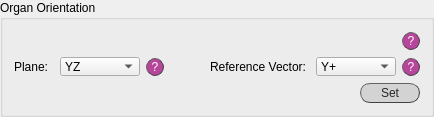
               <widget class="QGroupBox" name="groupBox_5">
                <property name="sizePolicy">
                 <sizepolicy hsizetype="Preferred" vsizetype="Fixed">
                  <horstretch>0</horstretch>
                  <verstretch>0</verstretch>
                 </sizepolicy>
                </property>
                <property name="minimumSize">
                 <size>
                  <width>0</width>
                  <height>110</height>
                 </size>
                </property>
                <property name="maximumSize">
                 <size>
                  <width>16777215</width>
                  <height>16777215</height>
                 </size>
                </property>
                <property name="title">
                 <string>Organ Orientation</string>
                </property>
                <layout class="QVBoxLayout" name="verticalLayout_10">
                 <item>
                  <layout class="QVBoxLayout" name="verticalLayout_9">
                   <item>
                    <layout class="QHBoxLayout" name="horizontalLayout_21">
                     <item>
                      <spacer name="horizontalSpacer_7">
                       <property name="orientation">
                        <enum>Qt::Horizontal</enum>
                       </property>
                       <property name="sizeHint" stdset="0">
                        <size>
                         <width>40</width>
                         <height>20</height>
                        </size>
                       </property>
                      </spacer>
                     </item>
                     <item>
                      <widget class="QPushButton" name="q_orient">
                       <property name="minimumSize">
                        <size>
                         <width>18</width>
                         <height>18</height>
                        </size>
                       </property>
                       <property name="maximumSize">
                        <size>
                         <width>18</width>
                         <height>18</height>
                        </size>
                       </property>
                       <property name="styleSheet">
                        <string notr="true">QPushButton{border-radius:9px;
border-width: 1px;
border-style: outset;
border-color: rgb(66, 66, 66);
background-color: rgba(162, 0, 122,180);
color: rgb(255, 255, 255);
font: 9pt &quot;Calibri Light&quot;;}

QPushButton:hover{
background-color: rgb(0, 0, 0);
border-color: #672146
}</string>
                       </property>
                       <property name="text">
                        <string>?</string>
                       </property>
                      </widget>
                     </item>
                    </layout>
                   </item>
                   <item>
                    <layout class="QHBoxLayout" name="horizontalLayout_19">
                     <item>
                      <widget class="QLabel" name="lab_proj_name_5">
                       <property name="sizePolicy">
                        <sizepolicy hsizetype="Minimum" vsizetype="Fixed">
                         <horstretch>0</horstretch>
                         <verstretch>0</verstretch>
                        </sizepolicy>
                       </property>
                       <property name="minimumSize">
                        <size>
                         <width>40</width>
                         <height>16</height>
                        </size>
                       </property>
                       <property name="maximumSize">
                        <size>
                         <width>40</width>
                         <height>16</height>
                        </size>
                       </property>
                       <property name="styleSheet">
                        <string notr="true">font: 25 10pt &quot;Calibri Light&quot;;</string>
                       </property>
                       <property name="text">
                        <string>Plane: </string>
                       </property>
                      </widget>
                     </item>
                     <item>
                      <widget class="QComboBox" name="ext_chNS_4">
                       <property name="enabled">
                        <bool>true</bool>
                       </property>
                       <property name="sizePolicy">
                        <sizepolicy hsizetype="Fixed" vsizetype="Fixed">
                         <horstretch>0</horstretch>
                         <verstretch>0</verstretch>
                        </sizepolicy>
                       </property>
                       <property name="minimumSize">
                        <size>
                         <width>80</width>
                         <height>19</height>
                        </size>
                       </property>
                       <property name="maximumSize">
                        <size>
                         <width>80</width>
                         <height>19</height>
                        </size>
                       </property>
                       <property name="styleSheet">
                        <string notr="true">font: 25 10pt &quot;Calibri Light&quot;;</string>
                       </property>
                       <item>
                        <property name="text">
                         <string>YZ</string>
                        </property>
                       </item>
                       <item>
                        <property name="text">
                         <string>XY</string>
                        </property>
                       </item>
                       <item>
                        <property name="text">
                         <string>XZ</string>
                        </property>
                       </item>
                      </widget>
                     </item>
                     <item>
                      <widget class="QPushButton" name="q_plane">
                       <property name="minimumSize">
                        <size>
                         <width>18</width>
                         <height>18</height>
                        </size>
                       </property>
                       <property name="maximumSize">
                        <size>
                         <width>18</width>
                         <height>18</height>
                        </size>
                       </property>
                       <property name="styleSheet">
                        <string notr="true">QPushButton{border-radius:9px;
border-width: 1px;
border-style: outset;
border-color: rgb(66, 66, 66);
background-color: rgba(162, 0, 122,180);
color: rgb(255, 255, 255);
font: 9pt &quot;Calibri Light&quot;;}

QPushButton:hover{
background-color: rgb(0, 0, 0);
border-color: #672146
}</string>
                       </property>
                       <property name="text">
                        <string>?</string>
                       </property>
                      </widget>
                     </item>
                     <item>
                      <spacer name="horizontalSpacer_8">
                       <property name="orientation">
                        <enum>Qt::Horizontal</enum>
                       </property>
                       <property name="sizeHint" stdset="0">
                        <size>
                         <width>40</width>
                         <height>20</height>
                        </size>
                       </property>
                      </spacer>
                     </item>
                     <item>
                      <widget class="QLabel" name="lab_proj_name_6">
                       <property name="sizePolicy">
                        <sizepolicy hsizetype="Fixed" vsizetype="Fixed">
                         <horstretch>0</horstretch>
                         <verstretch>0</verstretch>
                        </sizepolicy>
                       </property>
                       <property name="minimumSize">
                        <size>
                         <width>100</width>
                         <height>0</height>
                        </size>
                       </property>
                       <property name="maximumSize">
                        <size>
                         <width>100</width>
                         <height>16777215</height>
                        </size>
                       </property>
                       <property name="styleSheet">
                        <string notr="true">font: 25 10pt &quot;Calibri Light&quot;;</string>
                       </property>
                       <property name="text">
                        <string>Reference Vector:</string>
                       </property>
                      </widget>
                     </item>
                     <item>
                      <widget class="QComboBox" name="ext_chNS_5">
                       <property name="enabled">
                        <bool>true</bool>
                       </property>
                       <property name="sizePolicy">
                        <sizepolicy hsizetype="Fixed" vsizetype="Fixed">
                         <horstretch>0</horstretch>
                         <verstretch>0</verstretch>
                        </sizepolicy>
                       </property>
                       <property name="minimumSize">
                        <size>
                         <width>80</width>
                         <height>19</height>
                        </size>
                       </property>
                       <property name="maximumSize">
                        <size>
                         <width>80</width>
                         <height>19</height>
                        </size>
                       </property>
                       <property name="styleSheet">
                        <string notr="true">font: 25 10pt &quot;Calibri Light&quot;;</string>
                       </property>
                       <item>
                        <property name="text">
                         <string>Y+</string>
                        </property>
                       </item>
                       <item>
                        <property name="text">
                         <string>X+</string>
                        </property>
                       </item>
                       <item>
                        <property name="text">
                         <string>Z+</string>
                        </property>
                       </item>
                      </widget>
                     </item>
                     <item>
                      <widget class="QPushButton" name="q_refvect">
                       <property name="minimumSize">
                        <size>
                         <width>18</width>
                         <height>18</height>
                        </size>
                       </property>
                       <property name="maximumSize">
                        <size>
                         <width>18</width>
                         <height>18</height>
                        </size>
                       </property>
                       <property name="styleSheet">
                        <string notr="true">QPushButton{border-radius:9px;
border-width: 1px;
border-style: outset;
border-color: rgb(66, 66, 66);
background-color: rgba(162, 0, 122,180);
color: rgb(255, 255, 255);
font: 9pt &quot;Calibri Light&quot;;}

QPushButton:hover{
background-color: rgb(0, 0, 0);
border-color: #672146
}</string>
                       </property>
                       <property name="text">
                        <string>?</string>
                       </property>
                      </widget>
                     </item>
                    </layout>
                   </item>
                  </layout>
                 </item>
                 <item alignment="Qt::AlignRight">
                  <widget class="QPushButton" name="button_set_orient_5">
                   <property name="minimumSize">
                    <size>
                     <width>60</width>
                     <height>20</height>
                    </size>
                   </property>
                   <property name="maximumSize">
                    <size>
                     <width>60</width>
                     <height>20</height>
                    </size>
                   </property>
                   <property name="autoFillBackground">
                    <bool>false</bool>
                   </property>
                   <property name="styleSheet">
                    <string notr="true">QPushButton{border-radius:10px;
border-width: 1px;
border-style: outset;
border-color: rgb(66, 66, 66);
background-color: rgb(211, 211, 211);
color: rgb(39, 39, 39);
font: 10pt &quot;Calibri Light&quot;;}

QPushButton:hover{
background-color: #eb6fbd;
border-color: #672146
}</string>
                   </property>
                   <property name="text">
                    <string>Set</string>
                   </property>
                   <property name="checkable">
                    <bool>true</bool>
                   </property>
                  </widget>
                 </item>
                </layout>
               </widget>
